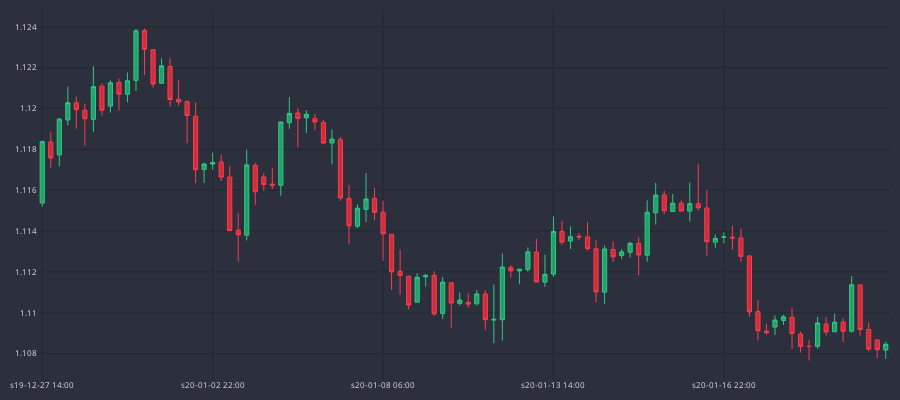

Notebook source saved alongside this figure:
### Code cell
# create figure object from the plot
fig = go.Figure()
# add trace to graph object
fig.add_trace(go.Candlestick(
    # setting options
    # x       = df_plot.time,
    x       = df_plot.sTime,
    open    = df_plot.mid_o,
    high    = df_plot.mid_h,
    low     = df_plot.mid_l,
    close   = df_plot.mid_c,
    # styling the lines
    line    = dict(width=1),
    opacity = 1,
    # modifying appearance of candles
    increasing_fillcolor = "#24A06B",
    decreasing_fillcolor = "#CC2E3C",
    increasing_line_color = "#2EC886",
    decreasing_line_color = "#FF3A4C"
))

# removing grid lines
fig.update_yaxes(
    gridcolor = "#1f292f"
)
fig.update_xaxes(
    gridcolor = "#1f292f",
    # removing range slider
    rangeslider = dict(
        visible = False
    ),
    # how many ticks do we want to see on x-axis?
    nticks = 5
    # weekend gaps are called range breaks
    # https://plotly.com/python/reference/layout/xaxis/#layout-xaxis-rangebreaks
    # `rangebreaks` only work for "date" axis type.
    # setting type to date should do the trick but doesn't have any effect
    # rangebreaks = [
    #     dict(enabled=False)
    # ],
    # type = "date"
    # rangebreaks = [
    #    # exclude everything from saturday (incl) to monday (not incl)
    #    # not so great either
    #    dict(bounds=['sat', 'mon'])
    # ]
)

# modifying the colors
fig.update_layout(
    width  = 900,
    height = 400,
    margin = dict(l=10, r=10, b=10, t=10),
    paper_bgcolor="#2c303c",
    plot_bgcolor="#2c303c",
    font = dict(size=8, color="#e1e1e1")
)

# show the plot
fig.show()
